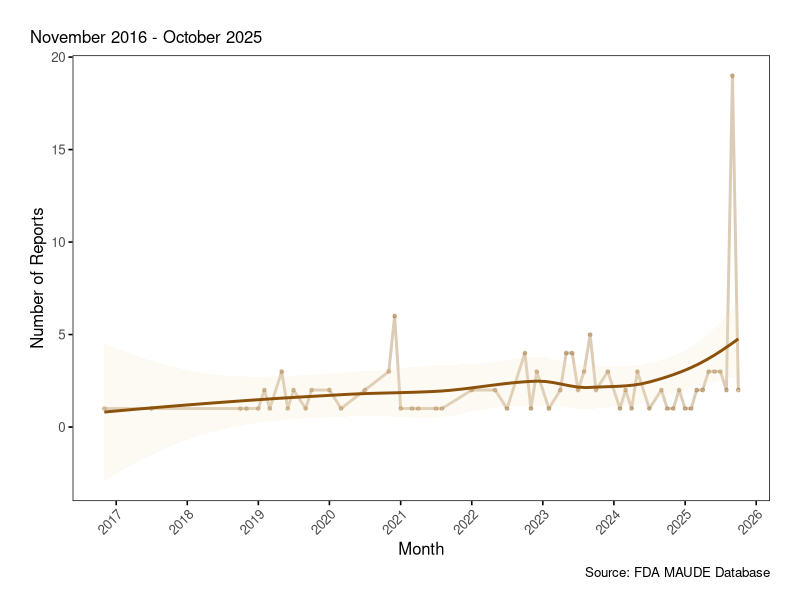
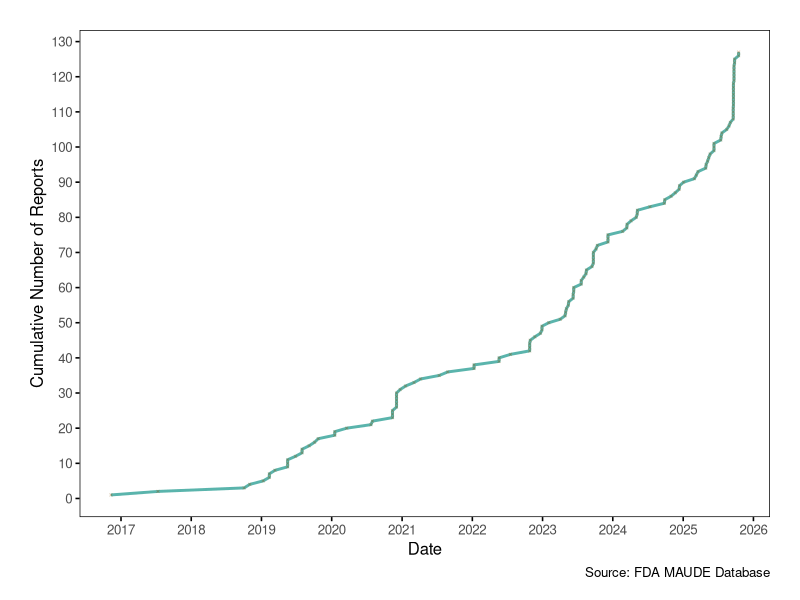
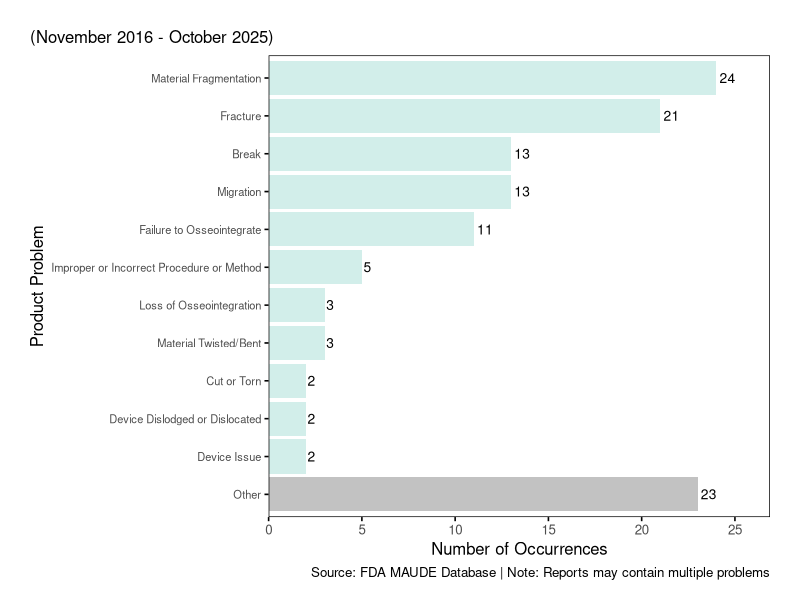
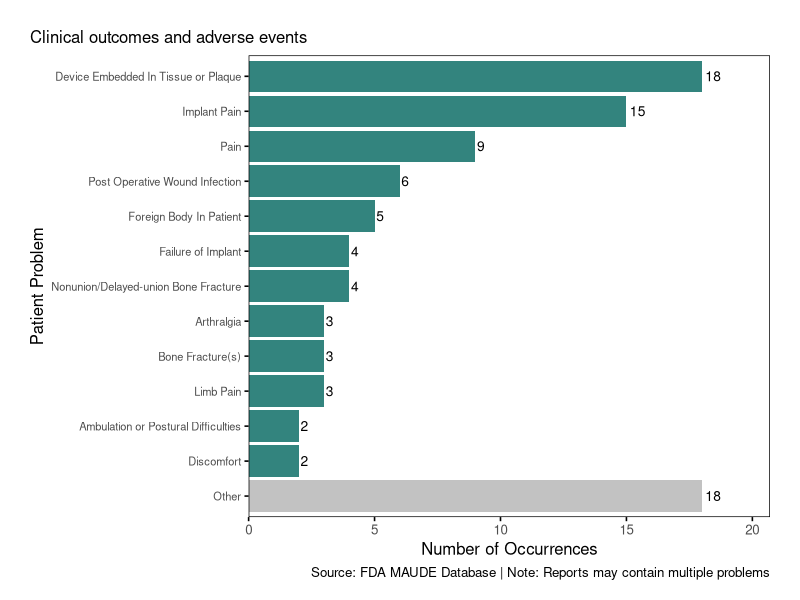
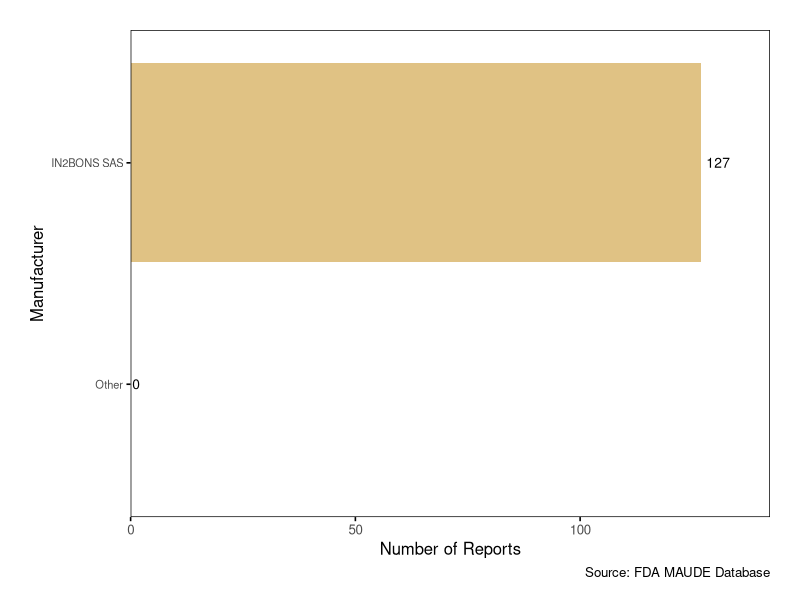
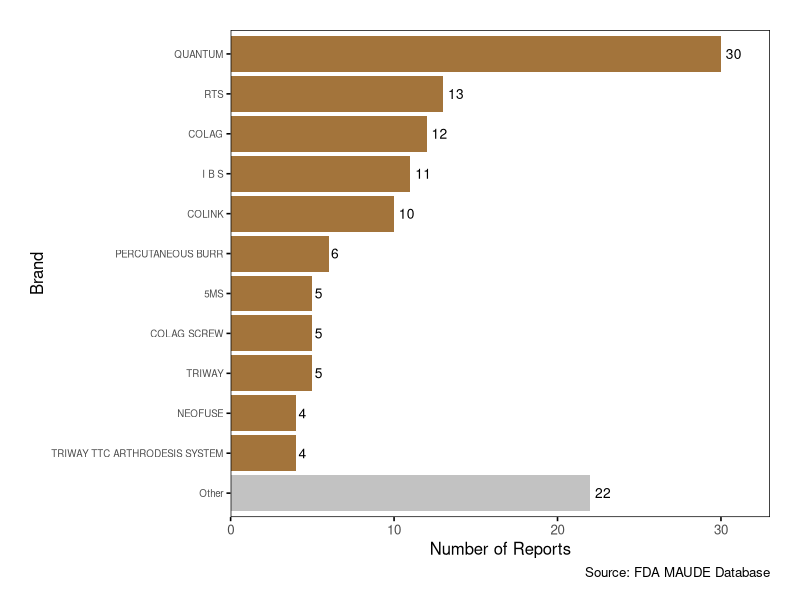
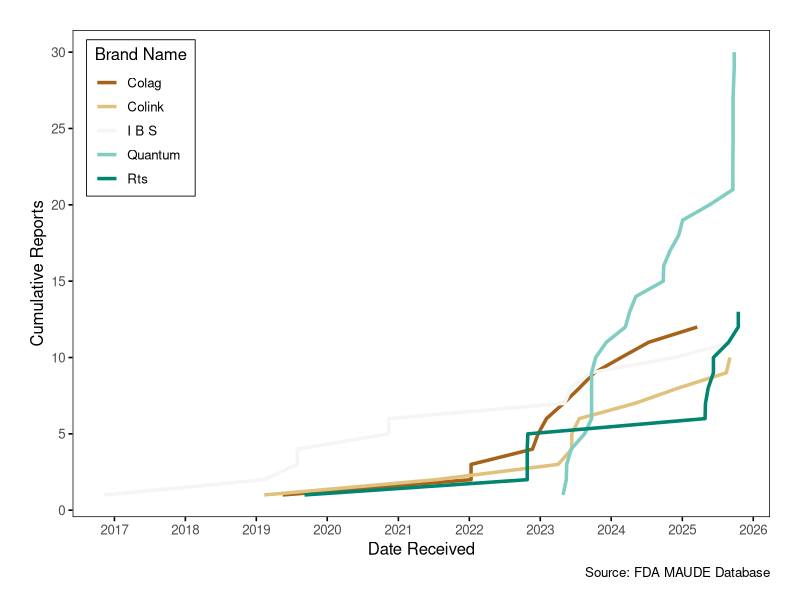

These charts were generated, in order, by the following R code:
## ---- chunk 1
#| echo: false
#| results: 'hide'
#| message: false

# Load required libraries
library(tidyverse)
library(lubridate)
library(scales)
library(knitr)

# Custom ggplot2 theme matching base R aesthetics
theme_baseR <- function(base_size = 12) {
  theme_classic(base_size = base_size) %+replace%
    theme(
      panel.grid = element_blank(),
      panel.border = element_rect(color = "black", fill = NA, linewidth = 0.5),
      axis.line = element_blank(),
      axis.ticks = element_line(color = "black"),
      plot.title = element_text(
        hjust = 0.5,
        face = "bold",
        margin = margin(b = 20, t = 10)
      ),
      plot.margin = unit(c(1.5, 1.5, 1, 1.5), "lines"),
      plot.title.position = "plot"
    )
}
theme_set(theme_baseR())

# Save current locale and set to English
original_locale <- Sys.getlocale("LC_TIME")
Sys.setlocale("LC_TIME", "C")

# Color palette using brewer colors
brbg_colors <- scales::brewer_pal(palette = "BrBG")(6)
colors <- list(
  primary   = brbg_colors[1],
  secondary = brbg_colors[2],
  accent    = brbg_colors[3],
  highlight = brbg_colors[4],
  warning   = brbg_colors[5],
  info      = brbg_colors[6]
)

# Configuration
PATIENT_EXCLUSIONS <- c(
  "No Code Available",
  "No Known Impact Or Consequence To Patient",
  "Symptoms or Conditions",
  "No Information",
  "No Consequences Or Impact To Patient",
  "Appropriate Clinical Signs",
  "No Clinical Signs",
  "Conditions Term / Code Not Available",
  "Appropriate Term / Code Not Available",
  "Insufficient Information",
  "No Patient Involvement",
  "Reaction",
  "Patient Problem/Medical Problem"
)

PRODUCT_EXCLUSIONS <- c(
  "Adverse Event Without Identified Device or Use Problem",
  "Appropriate Term/Code Not Available",
  "Unknown (for use when the device problem is not known)",
  "Insufficient Information",
  "No Apparent Adverse Event"
)

# Helper functions
parse_problem_lists <- function(series) {
  series %>%
    str_remove_all("\\[|\\]|'") %>%
    str_split(", ") %>%
    unlist()
}

shorten_brand_name <- function(brand, max_words = 4) {
  words <- str_split(brand, " ")[[1]]
  if (length(words) > max_words) {
    paste(words[1:max_words], collapse = " ")
  } else {
    brand
  }
}
## ---- chunk 2
#| echo: false

# Read the data
data <- read_csv("processed_data.csv", show_col_types = FALSE)
## ---- chunk 3
#| echo: false

# Compute all summary statistics
total_reports <- nrow(data)
date_min <- min(data$date_received, na.rm = TRUE)
date_max <- max(data$date_received, na.rm = TRUE)
duration_days <- as.numeric(date_max - date_min)
duration_months <- round(duration_days / 30.44, 1)

unique_manufacturers <- n_distinct(data$manufacturer_std)
unique_brands <- n_distinct(data$brand_std)

# Patient problems statistics
patient_problems_all_list <- parse_problem_lists(data$patient_problems)

reports_with_patient_problems <- sum(
  !patient_problems_all_list %in% PATIENT_EXCLUSIONS
)

# Monthly statistics
monthly_counts <- data %>%
  mutate(year_month = floor_date(date_received, "month")) %>%
  count(year_month) %>%
  arrange(year_month)

avg_monthly_reports <- round(mean(monthly_counts$n), 1)
max_monthly_reports <- max(monthly_counts$n)
max_month <- monthly_counts %>%
  filter(n == max_monthly_reports) %>%
  slice(1) %>%
  pull(year_month) %>%
  format("%B %Y")
## ---- chunk 4
#| label: tbl-summary-stats
#| tbl-cap: "Summary statistics of FDA MAUDE reports"

summary_stats <- tibble(
  Metric = c(
    "Total Reports",
    "Date Range",
    "Reporting Duration",
    "Unique Manufacturers",
    "Unique Device Brands",
    "Average Monthly Reports",
    "Maximum Monthly Reports"
  ),
  Value = c(
    as.character(format(total_reports, big.mark = ",")),
    as.character(paste(format(date_min, "%B %d, %Y"), "to", format(date_max, "%B %d, %Y"))),
    as.character(paste0(duration_days, " days (", duration_months, " months)")),
    as.character(format(unique_manufacturers, big.mark = ",")),
    as.character(format(unique_brands, big.mark = ",")),
    as.character(paste0(avg_monthly_reports, " reports/month")),
    as.character(paste0(max_monthly_reports, " reports in ", max_month))
  )
)

kable(summary_stats, align = c("l", "l"))
## ---- chunk 5
#| label: fig-temporal-trends
#| fig-cap: "Monthly trend of FDA MAUDE reports"
#| fig-width: 10
#| fig-height: 5

monthly_plot_data <- data %>%
  mutate(year_month = floor_date(date_received, "month")) %>%
  count(year_month)

# Calculate appropriate date breaks based on data range
date_range_years <- as.numeric(difftime(max(data$date_received), 
                                        min(data$date_received), 
                                        units = "days")) / 365.25

if(date_range_years > 2) {
  date_labels <- "%Y"
  date_breaks <- "1 year"
} else {
  date_labels <- "%b %Y"
  date_breaks <- "3 months"
}

ggplot(monthly_plot_data, aes(x = year_month, y = n)) +
  geom_line(color = colors$primary, linewidth = 1, alpha = 0.3) +
  geom_point(color = colors$primary, size = 1, alpha = 0.3) +
  geom_smooth(
    method = "loess", 
    se = TRUE, 
    color = colors$primary, 
    fill = colors$accent, 
    alpha = 0.2
  ) +
  scale_x_date(date_breaks = date_breaks, date_labels = date_labels) +
  scale_y_continuous(breaks = pretty_breaks()) +
  labs(
    subtitle = paste(format(date_min, "%B %Y"), "-", format(date_max, "%B %Y")),
    x = "Month",
    y = "Number of Reports",
    caption = "Source: FDA MAUDE Database"
  ) +
  theme(axis.text.x = element_text(angle = 45, hjust = 1))
## ---- chunk 6
#| echo: false

# Statistical analysis for peak detection
mean_monthly <- mean(monthly_plot_data$n)
sd_monthly <- sd(monthly_plot_data$n)

# Calculate z-scores for each month
monthly_plot_data <- monthly_plot_data %>%
  mutate(
    z_score = (n - mean_monthly) / sd_monthly,
    deviation = n - mean_monthly,
    is_significant = abs(z_score) >= 2  # 95% confidence level (2 standard deviations)
  )

# Identify statistically significant peaks (positive outliers)
significant_peaks <- monthly_plot_data %>%
  filter(z_score >= 2) %>%  # Above 2 standard deviations (p < 0.05)
  arrange(desc(z_score)) %>%
  mutate(
    month_label = format(year_month, "%B %Y"),
    z_score_rounded = round(z_score, 2),
    deviation_pct = round(100 * deviation / mean_monthly, 1)
  )

# Identify statistically significant valleys (negative outliers)
significant_valleys <- monthly_plot_data %>%
  filter(z_score <= -2) %>%
  arrange(z_score) %>%
  mutate(
    month_label = format(year_month, "%B %Y"),
    z_score_rounded = round(abs(z_score), 2),
    deviation_pct = round(100 * abs(deviation) / mean_monthly, 1)
  )

n_significant_peaks <- nrow(significant_peaks)
n_significant_valleys <- nrow(significant_valleys)

# Format peak and valley lists
if(n_significant_peaks > 0) {
  peak_details <- significant_peaks %>%
    mutate(detail = sprintf("%s (%s reports, z=%.2f, +%s%%)", 
                           month_label, 
                           format(n, big.mark = ","),
                           z_score_rounded,
                           deviation_pct)) %>%
    pull(detail)
  peak_list <- paste(peak_details, collapse = "; ")
} else {
  peak_list <- "None detected"
}

if(n_significant_valleys > 0) {
  valley_details <- significant_valleys %>%
    mutate(detail = sprintf("%s (%s reports, z=%.2f, -%s%%)", 
                           month_label, 
                           format(n, big.mark = ","),
                           z_score_rounded,
                           deviation_pct)) %>%
    pull(detail)
  valley_list <- paste(valley_details, collapse = "; ")
} else {
  valley_list <- "None detected"
}

sd_monthly_rounded <- round(sd_monthly, 1)
cv <- round(100 * sd_monthly / mean_monthly, 1)  # Coefficient of variation
## ---- chunk 7
#| echo: false
#| results: asis

if(n_significant_peaks > 0) {
  cat(sprintf("
%d month(s) identified:

", n_significant_peaks))
  for(i in 1:nrow(significant_peaks)) {
    cat(sprintf("- **%s**: %s reports (z=%.2f, +%s%%)
",
                significant_peaks$month_label[i],
                format(significant_peaks$n[i], big.mark = ","),
                significant_peaks$z_score_rounded[i],
                significant_peaks$deviation_pct[i]))
  }
} else {
  cat("
No statistically significant peaks detected at 95% confidence level.
")
}
## ---- chunk 8
#| echo: false
#| results: asis

if(n_significant_valleys > 0) {
  cat(sprintf("
%d month(s) identified:

", n_significant_valleys))
  for(i in 1:nrow(significant_valleys)) {
    cat(sprintf("- **%s**: %s reports (z=%.2f, -%s%%)
",
                significant_valleys$month_label[i],
                format(significant_valleys$n[i], big.mark = ","),
                significant_valleys$z_score_rounded[i],
                significant_valleys$deviation_pct[i]))
  }
} else {
  cat("
No statistically significant valleys detected at 95% confidence level.
")
}
## ---- chunk 9
#| label: fig-cumulative-reports
#| fig-cap: "Cumulative FDA MAUDE reports over time"
#| fig-width: 10
#| fig-height: 5

cumulative_data <- data %>%
  arrange(date_received) %>%
  mutate(cumulative_count = row_number())

# Calculate appropriate date breaks
date_range_years <- as.numeric(difftime(max(data$date_received), 
                                        min(data$date_received), 
                                        units = "days")) / 365.25

if(date_range_years > 2) {
  date_labels <- "%Y"
  date_breaks <- "1 year"
} else {
  date_labels <- "%b %Y"
  date_breaks <- "3 months"
}

ggplot(cumulative_data, aes(x = date_received, y = cumulative_count)) +
  geom_line(color = colors$warning, linewidth = 1) +
  geom_point(color = colors$primary, size = 0.5, shape = 4, alpha = 0.3) +
  scale_x_date(date_breaks = date_breaks, date_labels = date_labels) +
  scale_y_continuous(breaks = pretty_breaks(n = 10)) +
  labs(
    x = "Date",
    y = "Cumulative Number of Reports",
    caption = "Source: FDA MAUDE Database"
  )
## ---- chunk 10
#| echo: false

# Extract and count individual product problems
product_problems_vector <- parse_problem_lists(data$product_problems)

# Get all product problems sorted by frequency
product_problems_all <- tibble(problems = product_problems_vector) %>%
  filter(
    !is.na(problems) &
    problems != "" &
    !problems %in% PRODUCT_EXCLUSIONS
  ) %>%
  count(problems, sort = TRUE)

total_all_product_problems <- sum(product_problems_all$n)

# Calculate cumulative percentage for 80% analysis
product_problems_all <- product_problems_all %>%
  mutate(
    cumulative_n = cumsum(n),
    cumulative_pct = cumulative_n / total_all_product_problems
  )

# Get items that account for 80% of data
# Use lag to check if previous row was < 0.80, ensuring we include the item that crosses 80%
product_problems_80 <- product_problems_all %>%
  mutate(prev_pct = lag(cumulative_pct, default = 0)) %>%
  filter(prev_pct < 0.80) %>%
  select(-prev_pct)

# Ensure we have at least one item
if(nrow(product_problems_80) == 0) {
  product_problems_80 <- product_problems_all %>% slice_head(n = 1)
}

# Calculate "Other" category
other_problems_n <- total_all_product_problems - sum(product_problems_80$n)

# Add "Other" row for plotting
product_problems_plot <- product_problems_80 %>%
  bind_rows(tibble(problems = "Other", n = other_problems_n)) %>%
  mutate(problems = factor(problems, levels = c("Other", rev(product_problems_80$problems))))

n_80_problems <- nrow(product_problems_80)
total_80_product_problems <- sum(product_problems_80$n)
pct_80 <- round(100 * total_80_product_problems / total_all_product_problems, 1)
other_pct <- round(100 * other_problems_n / total_all_product_problems, 1)
## ---- chunk 11
#| label: fig-product-problems
#| fig-cap: !expr sprintf("Product problems representing approximately 80%% of problem occurrences (%s%%), plus 'Other' category", pct_80)
#| fig-width: 8
#| fig-height: !expr max(10, (n_80_problems + 1) * 0.4)

ggplot(product_problems_plot, aes(x = problems, y = n)) +
  geom_col(aes(fill = problems == "Other"), alpha = 0.8, show.legend = FALSE) +
  scale_fill_manual(values = c("FALSE" = colors$highlight, "TRUE" = "gray70")) +
  geom_text(aes(label = n), hjust = -0.2, size = 3.5) +
  coord_flip() +
  scale_y_continuous(expand = expansion(mult = c(0, 0.12))) +
  labs(
    subtitle = paste0("(", format(date_min, "%B %Y"), 
                     " - ", format(date_max, "%B %Y"), ")"),
    x = "Product Problem",
    y = "Number of Occurrences",
    caption = "Source: FDA MAUDE Database | Note: Reports may contain multiple problems"
  ) +
  theme(axis.text.y = element_text(size = 8))
## ---- chunk 12
#| echo: false
#| results: asis

all_80_product <- product_problems_80 %>%
  mutate(
    pct = sprintf("%.1f%%", 100 * n / total_all_product_problems)
  )

for(i in 1:nrow(all_80_product)) {
  cat(sprintf("%d. **%s** - %s occurrences (%s)
", 
              i, 
              all_80_product$problems[i], 
              format(all_80_product$n[i], big.mark = ","),
              all_80_product$pct[i]))
}
## ---- chunk 13
#| echo: false

# Extract and count patient problems
patient_problems_vector <- parse_problem_lists(data$patient_problems)

# Get all patient problems sorted by frequency
patient_problems_all <- tibble(problems = patient_problems_vector) %>%
  filter(
    !is.na(problems) &
    problems != "" &
    !problems %in% PATIENT_EXCLUSIONS
  ) %>%
  count(problems, sort = TRUE)

total_all_patient_problems <- sum(patient_problems_all$n)

# Calculate cumulative percentage for 80% analysis
patient_problems_all <- patient_problems_all %>%
  mutate(
    cumulative_n = cumsum(n),
    cumulative_pct = cumulative_n / total_all_patient_problems
  )

# Get items that account for 80% of data
# Use lag to check if previous row was < 0.80, ensuring we include the item that crosses 80%
patient_problems_80 <- patient_problems_all %>%
  mutate(prev_pct = lag(cumulative_pct, default = 0)) %>%
  filter(prev_pct < 0.80) %>%
  select(-prev_pct)

# Ensure we have at least one item
if(nrow(patient_problems_80) == 0) {
  patient_problems_80 <- patient_problems_all %>% slice_head(n = 1)
}

# Calculate "Other" category
other_patient_problems_n <- total_all_patient_problems - sum(patient_problems_80$n)

# Add "Other" row for plotting
patient_problems_plot <- patient_problems_80 %>%
  bind_rows(tibble(problems = "Other", n = other_patient_problems_n)) %>%
  mutate(problems = factor(problems, levels = c("Other", rev(patient_problems_80$problems))))

n_80_patient_problems <- nrow(patient_problems_80)
total_80_patient_problems <- sum(patient_problems_80$n)
pct_80_patient <- round(100 * total_80_patient_problems / total_all_patient_problems, 1)
other_patient_pct <- round(100 * other_patient_problems_n / total_all_patient_problems, 1)
## ---- chunk 14
#| label: fig-patient-problems
#| fig-cap: !expr sprintf("Patient problems representing approximately 80%% of problem occurrences (%s%%), plus 'Other' category", pct_80_patient)
#| fig-width: 8
#| fig-height: !expr max(10, (n_80_patient_problems + 1) * 0.4)

ggplot(patient_problems_plot, aes(x = problems, y = n)) +
  geom_col(aes(fill = problems == "Other"), alpha = 0.8, show.legend = FALSE) +
  scale_fill_manual(values = c("FALSE" = colors$info, "TRUE" = "gray70")) +
  geom_text(aes(label = n), hjust = -0.2, size = 3.5) +
  coord_flip() +
  scale_y_continuous(expand = expansion(mult = c(0, 0.15))) +
  labs(
    subtitle = "Clinical outcomes and adverse events",
    x = "Patient Problem",
    y = "Number of Occurrences",
    caption = "Source: FDA MAUDE Database | Note: Reports may contain multiple problems"
  ) +
  theme(axis.text.y = element_text(size = 8))
## ---- chunk 15
#| echo: false
#| results: asis

all_80_patient <- patient_problems_80 %>%
  mutate(
    pct = sprintf("%.1f%%", 100 * n / total_all_patient_problems)
  )

for(i in 1:nrow(all_80_patient)) {
  cat(sprintf("%d. **%s** - %s occurrences (%s)
", 
              i, 
              all_80_patient$problems[i], 
              format(all_80_patient$n[i], big.mark = ","),
              all_80_patient$pct[i]))
}
## ---- chunk 16
#| echo: false

# Calculate manufacturer statistics with 80% analysis
manufacturers_all <- data %>%
  count(manufacturer_std, sort = TRUE)

total_all_manufacturers <- sum(manufacturers_all$n)

manufacturers_all <- manufacturers_all %>%
  mutate(
    cumulative_n = cumsum(n),
    cumulative_pct = cumulative_n / total_all_manufacturers
  )

# Get manufacturers that account for 80% of data
# Use lag to check if previous row was < 0.80, ensuring we include the manufacturer that crosses 80%
manufacturers_80 <- manufacturers_all %>%
  mutate(prev_pct = lag(cumulative_pct, default = 0)) %>%
  filter(prev_pct < 0.80) %>%
  select(-prev_pct)

# Ensure we have at least one manufacturer
if(nrow(manufacturers_80) == 0) {
  manufacturers_80 <- manufacturers_all %>% slice_head(n = 1)
}

# Calculate "Other" category
other_manufacturers_n <- total_all_manufacturers - sum(manufacturers_80$n)

# Add "Other" row for plotting
top_manufacturers <- manufacturers_80 %>%
  bind_rows(tibble(manufacturer_std = "Other", n = other_manufacturers_n)) %>%
  mutate(manufacturer_std = factor(manufacturer_std, levels = c("Other", rev(manufacturers_80$manufacturer_std))))

n_80_manufacturers <- nrow(manufacturers_80)
total_80_manufacturer_reports <- sum(manufacturers_80$n)
pct_80_manufacturer <- round(100 * total_80_manufacturer_reports / total_reports, 1)
other_manufacturer_pct <- round(100 * other_manufacturers_n / total_reports, 1)

top_manufacturer <- manufacturers_80$manufacturer_std[1]
top_manufacturer_count <- manufacturers_80$n[1]
top_manufacturer_pct <- round(100 * top_manufacturer_count / total_reports, 1)

# Table data (without Other)
manufacturers_table_data <- manufacturers_80
## ---- chunk 17
#| label: fig-manufacturers
#| fig-cap: !expr sprintf("Manufacturers representing approximately 80%% of reports (%s%%), plus 'Other' category", pct_80_manufacturer)
#| fig-width: 8
#| fig-height: !expr max(6.5, (n_80_manufacturers + 1) * 0.35)

ggplot(top_manufacturers, aes(x = manufacturer_std, y = n)) +
  geom_col(aes(fill = manufacturer_std == "Other"), alpha = 0.8, show.legend = FALSE) +
  scale_fill_manual(values = c("FALSE" = colors$secondary, "TRUE" = "gray70")) +
  geom_text(aes(label = n), hjust = -0.2, size = 3.5) +
  coord_flip() +
  scale_y_continuous(expand = expansion(mult = c(0, 0.12))) +
  labs(
    x = "Manufacturer",
    y = "Number of Reports",
    caption = "Source: FDA MAUDE Database"
  ) +
  theme(axis.text.y = element_text(size = 8))
## ---- chunk 18
#| label: tbl-manufacturers
#| tbl-cap: !expr sprintf("Manufacturer(s) representing %s%% of reports", pct_80_manufacturer)

manufacturer_table <- manufacturers_table_data %>%
  mutate(
    Rank = row_number(),
    Manufacturer = manufacturer_std,
    Reports = format(n, big.mark = ","),
    `% of Total` = sprintf("%.2f%%", n / total_reports * 100)
  ) %>%
  select(Rank, Manufacturer, Reports, `% of Total`)

kable(manufacturer_table, align = c("c", "l", "r", "r"))
## ---- chunk 19
#| echo: false

# Calculate brand statistics with 80% analysis
brands_all <- data %>%
  count(brand_std, sort = TRUE)

total_all_brands <- sum(brands_all$n)

brands_all <- brands_all %>%
  mutate(
    cumulative_n = cumsum(n),
    cumulative_pct = cumulative_n / total_all_brands
  )

# Get brands that account for 80% of data
# Use lag to check if previous row was < 0.80, ensuring we include the brand that crosses 80%
brands_80 <- brands_all %>%
  mutate(prev_pct = lag(cumulative_pct, default = 0)) %>%
  filter(prev_pct < 0.80) %>%
  select(-prev_pct)

# Ensure we have at least one brand
if(nrow(brands_80) == 0) {
  brands_80 <- brands_all %>% slice_head(n = 1)
}

# Calculate "Other" category
other_brands_n <- total_all_brands - sum(brands_80$n)

# Add "Other" row for plotting
top_brands <- brands_80 %>%
  bind_rows(tibble(brand_std = "Other", n = other_brands_n)) %>%
  mutate(brand_std = factor(brand_std, levels = c("Other", rev(brands_80$brand_std))))

n_80_brands <- nrow(brands_80)
total_80_brand_reports <- sum(brands_80$n)
pct_80_brand <- round(100 * total_80_brand_reports / total_reports, 1)
other_brand_pct <- round(100 * other_brands_n / total_reports, 1)

# Keep top 5 for cumulative analysis
top_5_brands <- brands_80 %>% head(5)

top_brand <- brands_80$brand_std[1]
top_brand_count <- brands_80$n[1]
top_brand_pct <- round(100 * top_brand_count / total_reports, 1)

# Table data (without Other)
brands_table_data <- brands_80
## ---- chunk 20
#| label: fig-brands
#| fig-cap: !expr sprintf("Device brands representing approximately 80%% of reports (%s%%), plus 'Other' category", pct_80_brand)
#| fig-width: 10
#| fig-height: !expr max(6, (n_80_brands + 1) * 0.35)

ggplot(top_brands, aes(x = brand_std, y = n)) +
  geom_col(aes(fill = brand_std == "Other"), alpha = 0.8, show.legend = FALSE) +
  scale_fill_manual(values = c("FALSE" = colors$primary, "TRUE" = "gray70")) +
  geom_text(aes(label = n), hjust = -0.3, size = 3.5) +
  coord_flip() +
  scale_y_continuous(expand = expansion(mult = c(0, 0.1))) +
  labs(
    x = "Brand",
    y = "Number of Reports",
    caption = "Source: FDA MAUDE Database"
  ) +
  theme(axis.text.y = element_text(size = 7))
## ---- chunk 21
#| label: tbl-brands
#| tbl-cap: !expr sprintf("Device brand(s) representing %s%% of reports", pct_80_brand)

brand_table <- brands_table_data %>%
  mutate(
    Rank = row_number(),
    Brand = brand_std,
    Reports = format(n, big.mark = ","),
    `% of Total` = sprintf("%.2f%%", n / total_reports * 100)
  ) %>%
  select(Rank, Brand, Reports, `% of Total`)

kable(brand_table, align = c("c", "l", "r", "r"))
## ---- chunk 22
#| label: fig-brand-cumulative
#| fig-cap: "Cumulative adverse event reports by top 5 brands"
#| fig-width: 8
#| fig-height: 6

brand_cumulative <- data %>%
  filter(brand_std %in% top_5_brands$brand_std) %>%
  arrange(brand_std, date_received) %>%
  group_by(brand_std) %>%
  mutate(
    cumulative = row_number(),
    brand_label = str_to_title(map_chr(brand_std, shorten_brand_name))
  ) %>%
  ungroup()

# Calculate appropriate date breaks
date_range_years <- as.numeric(difftime(max(data$date_received), 
                                        min(data$date_received), 
                                        units = "days")) / 365.25

if(date_range_years > 2) {
  date_labels <- "%Y"
  date_breaks <- "1 year"
} else {
  date_labels <- "%b %Y"
  date_breaks <- "3 months"
}

ggplot(brand_cumulative, aes(x = date_received, y = cumulative, color = brand_label)) +
  geom_line(linewidth = 1.2) +
  scale_color_brewer(palette = "BrBG") +
  scale_x_date(date_labels = date_labels, date_breaks = date_breaks) +
  scale_y_continuous(labels = comma, breaks = pretty_breaks()) +
  labs(
    x = "Date Received",
    y = "Cumulative Reports",
    color = "Brand Name",
    caption = "Source: FDA MAUDE Database"
  ) +
  theme(
    legend.position = c(0.02, 0.98),
    legend.justification = c(0, 1),
    legend.background = element_rect(fill = "white", color = "black", linewidth = 0.3),
    legend.margin = margin(4, 6, 4, 6)
  )
